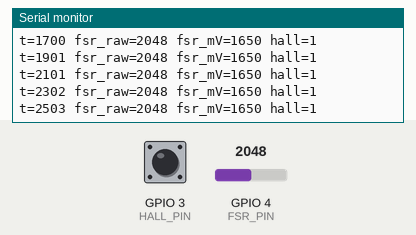
Simulated run of this sketch. Board: ESP32. Shown: the last lines printed to the serial monitor. The test bench sets the inputs (shaded band); at power-on: GPIO 3 (HALL_PIN) HIGH, GPIO 4 (FSR_PIN) = 2048 (analog values on the 0–4095 scale).

Above: at 2.7 s.
2.8 s: GPIO 3 (HALL_PIN) pulled LOW for 0.15 s
At 3.06 s:
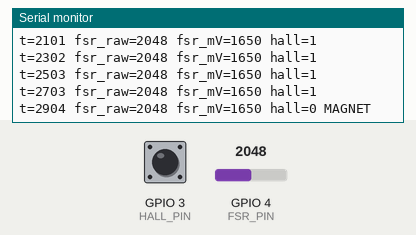
4.4 s: GPIO 4 (FSR_PIN) set to 2866
At 4.46 s:
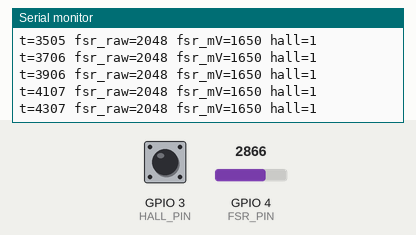
5.9 s: GPIO 3 (HALL_PIN) pulled LOW for 1 s
At 6.07 s:
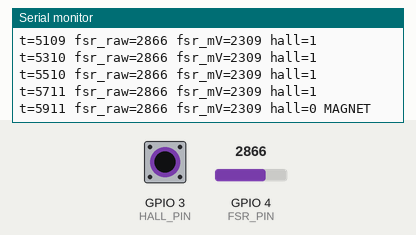
8.4 s: GPIO 4 (FSR_PIN) set to 3603
At 8.47 s:
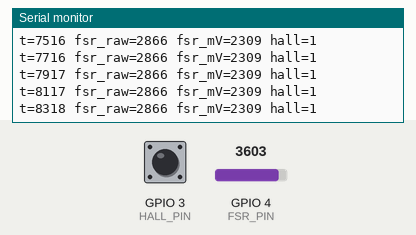
Timing chart, 0 to 10.9 s (numbered marks = the images above; inputs shaded):
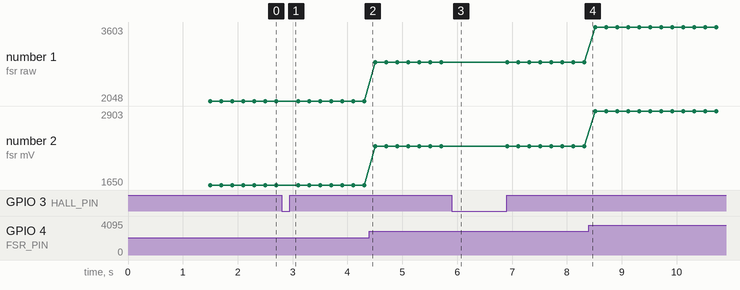

The sketch:

sensortest.ino
```cpp
// Helmet sensor test: FSR divider on GPIO4 (analog), A3144 Hall OUT on GPIO3 (digital, LOW = magnet).
#include <WiFi.h>
const int FSR_PIN = 4;
const int HALL_PIN = 3;

void setup() {
  Serial.begin(115200);
  pinMode(HALL_PIN, INPUT_PULLUP);
  analogReadResolution(12);
  WiFi.mode(WIFI_STA);
  delay(1500);
  Serial.printf("MAC %s\n", WiFi.macAddress().c_str());
}

void loop() {
  int raw = analogRead(FSR_PIN);
  int mv = analogReadMilliVolts(FSR_PIN);
  int hall = digitalRead(HALL_PIN);
  Serial.printf("t=%lu fsr_raw=%d fsr_mV=%d hall=%d%s\n", millis(), raw, mv, hall, hall == LOW ? " MAGNET" : "");
  delay(200);
}
```

Measured:
- after the input at 2.8 s, the serial monitor: prints a new line after 0.10 s (image 1)
- after the input at 5.9 s, the serial monitor: prints a new line at once (image 3)
- plotted number 1: 2048 → 2866 after the input at 4.4 s, 2866 → 3603 after the input at 8.4 s
- plotted number 2: 1650 → 2309 after the input at 4.4 s, 2309 → 2903 after the input at 8.4 s
